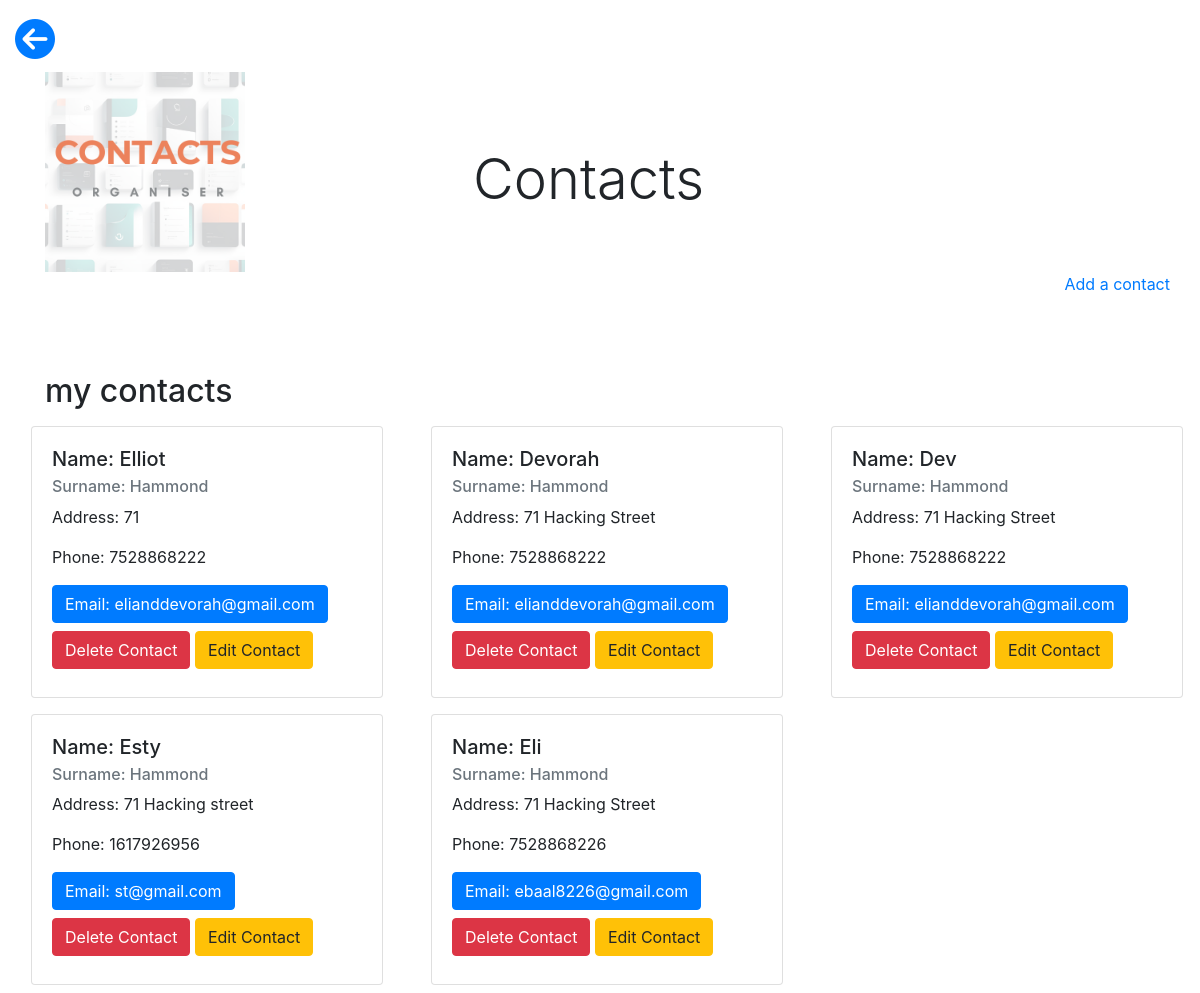
/, run on an earlier commit of the app's database.
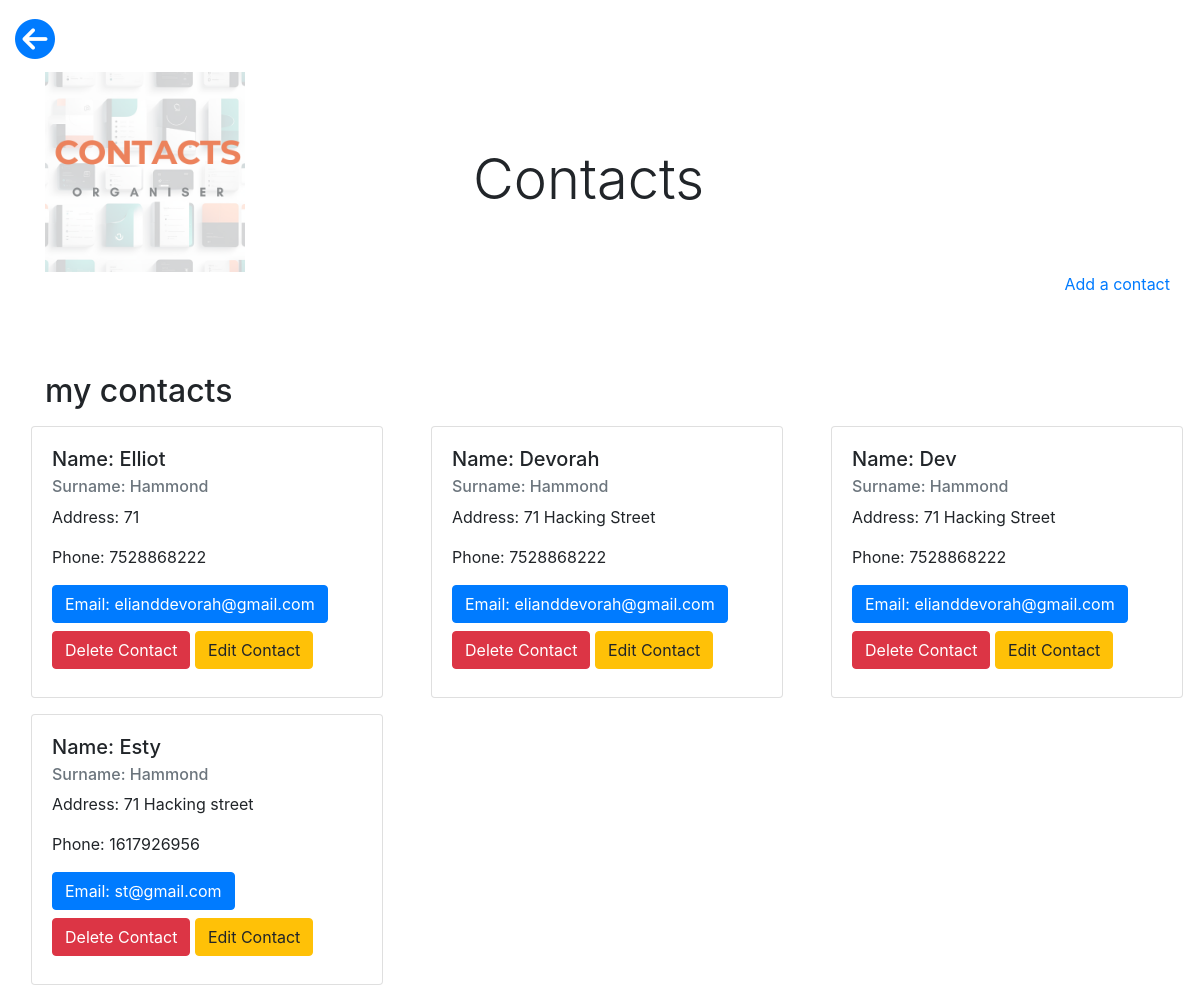
And on a later commit of the database.
### home/models.py (models this page shows, shortened)
class Item(models.Model):
    first_name = models.CharField(max_length=50)
    last_name = models.CharField(max_length=50)
    address = models.CharField(max_length=150)
    phone = models.CharField(max_length=12, null=True, blank=True)
    email = models.EmailField(max_length=1024, null=True, blank=True)

### home/views.py (the view)
# urls.py: path('', views.index, name='home'),
def index(request):
    items = Item.objects.all()
    context = {
        'items': items
    }
    return render(request, 'home/index.html', context)

### home/templates/home/index.html (shortened to what this page needs)
{% extends "base.html" %}
{% load static %}
{% block content %}
    <div class="container h-100">
        <div class="row h-100">
            <div class="col-4 my-auto">
                <div class="logo"></div>
            </div>
            <div class="col-4 my-auto ml-5">
                <h1 class="display-4 logo-font mt-4 text-black">
                    Contacts
                </h1>
            </div>
            <div class="col-4 my-auto"></div></div>
        </div>
    <div class="container h-100">
        <div class="row h-100">
            <div class="col" style="height:100px"></div>
            <a href="/add">Add a contact</a>
        </div>
    </div>
    <div class="container h-100">
        <div class="row h-100">
            <div class="col">
                <h2>my contacts</h2>
            </div>
        </div>
    </div>
        <div class="row h-100">
            {% for item in items %}
                <div class="col-4 my-auto">
                    <div class="card ml-3 my-2" style="width: 22rem;">
                        <div class="card-body">
                        <h5 class="card-title">Name: {{ item.first_name }}</h5>
                        <h6 class="card-subtitle mb-2 text-muted">Surname: {{ item.last_name }}</h6>
                        <p class="card-text">Address: {{ item.address }}</p>
                        <p class="card-text">Phone: {{ item.phone }}</p>
                        <a href="#" class="card-link btn btn-primary">Email: {{ item.email }}</a>
                        <a href="/delete/{{ item.id }}" class="btn btn-danger my-2">Delete Contact</a>
                        <a href="/edit/{{ item.id }}" class="btn btn-warning my-2">Edit Contact</a>
                        </div>
                    </div>
                </div>
            {% endfor %}
        </div>
{% endblock %}

What changed in the data, as far as the page shows it:
removed Item: first_name "Eli", last_name "Hammond", address "71 Hacking Street", phone "7528868226", email "ebaal8226@gmail.com"
